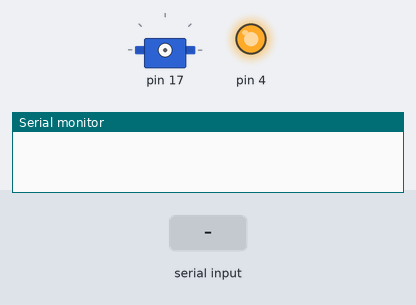
Bench run of a sketch on a simulated Arduino Uno, built with avr-gcc and run on an emulated ATmega328P. On the bench: servo, output pins drawn as LEDs (lit = HIGH), the last lines printed to the serial monitor. The inputs (shaded band) are chosen by the test bench.

Above: at 0.1 s.
At 8.2 s:
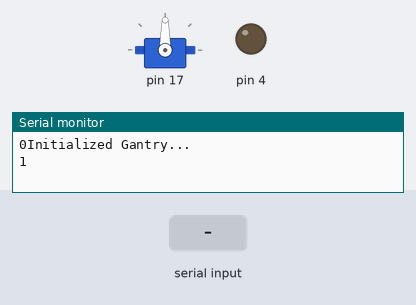
8.3 s: "d\n" received over Serial
Timing chart, 0 to 11.3 s (numbered marks = the images above; inputs shaded):
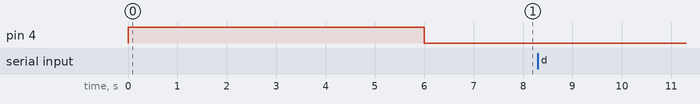

The sketch:

gantry.ino
```cpp
#include <gantry.hpp>
#include <Servo.h>

String inputString = "";
bool stringComplete = false;

void setup() {
  /*int m = 1, z_depth;
  gantry_init();
  delay(3000);*/

  Serial.begin(115200);
  inputString.reserve(200);

  int m = 1;
  gantry_init();


  #if HEADLESS
  //move_y_home();
  //while(m != 0){
  //m = wait_for_coordinate();
  //}
  /*move_cap_to_IL();
  while(digitalRead(LIMIT_Y_HOME_PIN) != HIGH); // i dont think this will work because the gantry will never move after it hits this line... need interrupts on limit switches
  position_needle();
  while(digitalRead(LIMIT_Y_HOME_PIN) != HIGH);
  inject_needle();
  while(digitalRead(LIMIT_Y_HOME_PIN) != HIGH);
  pull_needle();
  while(digitalRead(LIMIT_Y_HOME_PIN) != HIGH);
  move_back_from_IL();*/
  //while(digitalRead(LIMIT_Y_HOME_PIN) != HIGH);
  move_y_back();
  while(1);
  #endif

  /*while(digitalRead(LIMIT_Y_HOME_PIN) != HIGH);
  move_y_home();
  while(m != 0){
  m = wait_for_coordinate();
  Serial.println(m);
  }
  z_depth = move_cap_to_IL();
  Serial.println("z_depth 3: ");
  Serial.println(z_depth);
  position_needle();
  inject_needle();
  pull_needle();
  move_back_from_IL(z_depth);
  //move_y_back();*/

}

void(* resetFunc) (void) = 0;

void loop() {
  #if !HEADLESS
  if (stringComplete) {
    //Serial.print(inputString);
    int result = process_req(inputString.c_str());
    if (result == 100) {
      resetFunc();
    }
    // clear the string:
    inputString = "";
    stringComplete = false;
  }
  #endif
}

#if !HEADLESS
void serialEvent() {
  while (Serial.available()) {
    // get the new byte:
    char inChar = (char)Serial.read();
    // add it to the inputString:
    inputString += inChar;
    // if the incoming character is a newline, set a flag so the main loop can
    // do something about it:
    if (inChar == '\n') {
      stringComplete = true;
    }
  }
}
#endif
```
